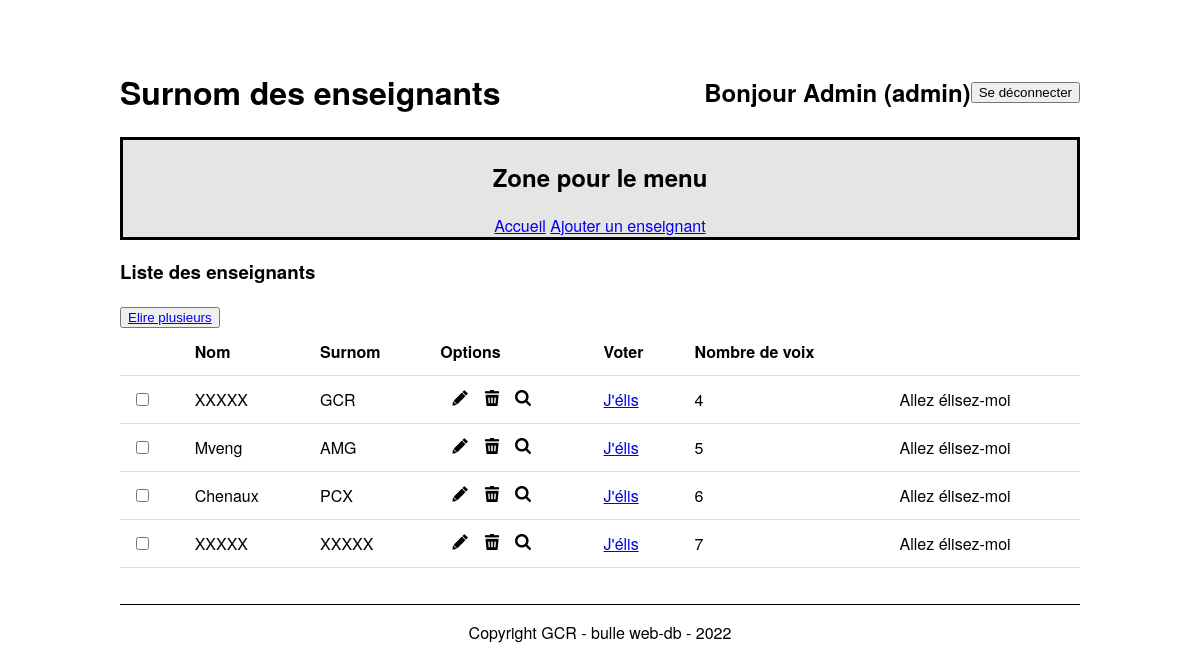
The page /index.php (signed in) on the database its author committed.
### tables this page shows
CREATE TABLE `t_teacher` (
  `idTeacher` int NOT NULL,
  `teaFirstname` varchar(50) NOT NULL,
  `teaName` varchar(50) NOT NULL,
  `teaGender` char(1) NOT NULL,
  `teaNickname` varchar(50) NOT NULL,
  `teaOrigine` text NOT NULL,
  `fkSection` int NOT NULL,
  `teaVoix` int NOT NULL
);

### config.php (called while the page is built)
<?php
return[
    'host' => 'localhost',
    'port' => '6033',
    'dbname' => 'db_nickname',
    'username' => 'root',
    'password' => 'root'
];
?>

### Database.php (called while the page is built, shortened)
<?php
 class Database {
    private $connector;
    public function __construct() {
        $configs = include("../config.php");
        try
        {
            $this->connector = new PDO('mysql:host=' . $configs["host"]. ':' . $configs["port"] . ';dbname=' . $configs["dbname"] . ';charset=utf8' , $configs["username"], $configs["password"]);
        }
        catch (PDOException $e)
        {
            die('Erreur : ' . $e->getMessage());
        }
    }
    private function querySimpleExecute($query){
        $result = $this->connector->query($query);
        return $result;
    }
    private function formatData($result){
        $teachers = $result->fetchAll(PDO::FETCH_ASSOC);
        return $teachers;
    }
    public function getAllTeachers(){
        $query = "SELECT idTeacher, teaFirstname, teaNickname FROM t_teacher";
        $result = $this->querySimpleExecute($query);
        $teachers = $this->formatData($result);
        return $teachers;
    }
}
?>

### src/index.php (the view, shortened to what this page needs)
<?php
    if (!isset($_SESSION["user"]) ) {
        $isUserConnected = false;
    } else {
        $isUserConnected = true;
    }
    include '../Database.php';
    $db = new Database();
    $enseignants =  $db->getAllTeachers();
    $counter=0;
?>
<!DOCTYPE html>
<html lang="fr">
<head>
    <link href="../src/css/style.css" rel="stylesheet">
</head>
<body>
    <header>
        <div class="container-header">
            <div class="titre-header">
                <h1>Surnom des enseignants</h1>
            </div>
            <div class="login-container">
                <?php if ($isUserConnected === true && $_SESSION["user"]["useAdministrator"]===1) :?>
                    <h2>Bonjour <?php echo $_SESSION["user"]['useLogin'];?> (admin)</h2>
                    <form action="logout.php" method="post">
                        <button type="submit" name="logout">Se déconnecter</button>
                    </form>
                <?php endif; ?>
            </div>
        </div>
        <nav>
            <h2>Zone pour le menu</h2>
            <?php if ($isUserConnected === true && $_SESSION["user"]["useAdministrator"]===1) :?>
                <a href="./index.php">Accueil</a>
                <a href="addTeacher.php">Ajouter un enseignant</a>
            <?php endif; ?>
        </nav>
    </header>
    <div class="container">
        <h3>Liste des enseignants</h3>
        <form method='post' action="./checkVotes.php">
            <button type="submit"><a href="./index.php">Elire plusieurs</a></button>
        </form>
        <form action="#" method="post">
            <table>
                <thead>
                    <tr>
                        <td></td>
                        <th>Nom</th>
                        <th>Surnom</th>
                        <th>Options</th>
                        <th>Voter</th>
                        <th>Nombre de voix</th>
                        <th></th>
                    </tr>
                </thead>
                <?php foreach ($enseignants as $enseignant) : ?>
                    <tr>
                        <td>
                            <input type="checkbox" id="checkbox" name="checkbox" value="value" />
                        </td>
                        <td><?php echo $enseignant['teaFirstname']; ?></td>
                        <td><?php echo $enseignant['teaNickname']; ?></td>
                        <td class="containerOptions">
                            <?php if ($isUserConnected === true && $_SESSION["user"]["useAdministrator"]===1): ?>
                                <a href="./updateTeacher.php?idTeacher=<?= $enseignant["idTeacher"]; ?>">
                                    <img src="./img/edit.png" alt="edit">
                                </a>
                                <a href="javascript:confirmDelete(<?= $enseignant["idTeacher"]; ?>)">
                                    <img src="./img/delete.png" alt="delete">
                                </a>
                                <a href="./detailTeacher.php?idTeacher=<?= $enseignant["idTeacher"]; ?>">
                                <img src="./img/detail.png" alt="detail">
                                </a>
                            <?php endif; ?>
                        </td>
                        <td>
                            <form method='post' action="./checkVotes.php">
                                <a href="./index.php" name='vote' type="submit" value=''>J'élis</a>
                                <?php
                                if (!isset($_POST['vote'])) {
                                    $counter = $_SESSION['counter']++;
                                }
                                ?>
                            </form>
                        </td>
                        <td>
                            <?php
                                echo $counter;
                            ?>
                        </td>
                        <td>
                            <?php
                                echo "Allez élisez-moi"
                            ?>
                        </td>
                    </tr>
                <?php endforeach; ?>
            </table>
        </form>
    </div>
    <footer>
        <p>Copyright GCR - bulle web-db - 2022</p>
    </footer>
</body>
</html>

### src/css/style.css (style rules this page uses)
body { font-family: "Helvetica Neue", Helvetica, Arial, sans-serif; margin: auto; width: 80%; }
nav { border: black solid 3px; background-color: #e5e5e5; text-align: center; }
.container { height: 50%; }
footer { border-top: black solid 1px; text-align: center; margin-top: 3vw; }
table { width: 100%; border-collapse: collapse; text-align: left; }
img { height: 1em; }
th, td { padding: 1vw; border-bottom: #ddd solid 1px; }
.containerOptions a, .user-head a { text-decoration: none; height: 100%; margin-left: 1vw; }
.container-header { display: flex; justify-content: center; align-items: center; padding-top: 5%; }
.titre-header { width: 60%; height: 100%; }
.login-container { width: 40%; height: 100%; display: flex; justify-content: end; align-items: center; }
.login-container form { display: flex; justify-content: space-between; }

### rows shown on the page
t_teacher: teaFirstname "XXXXX", teaNickname "GCR", counter "4"
t_teacher: teaFirstname "Mveng", teaNickname "AMG", counter "5"
t_teacher: teaFirstname "Chenaux", teaNickname "PCX", counter "6"
t_teacher: teaFirstname "XXXXX", teaNickname "XXXXX", counter "7"

### other values the page prints
$_SESSION["user"]['useLogin'] "Admin"
